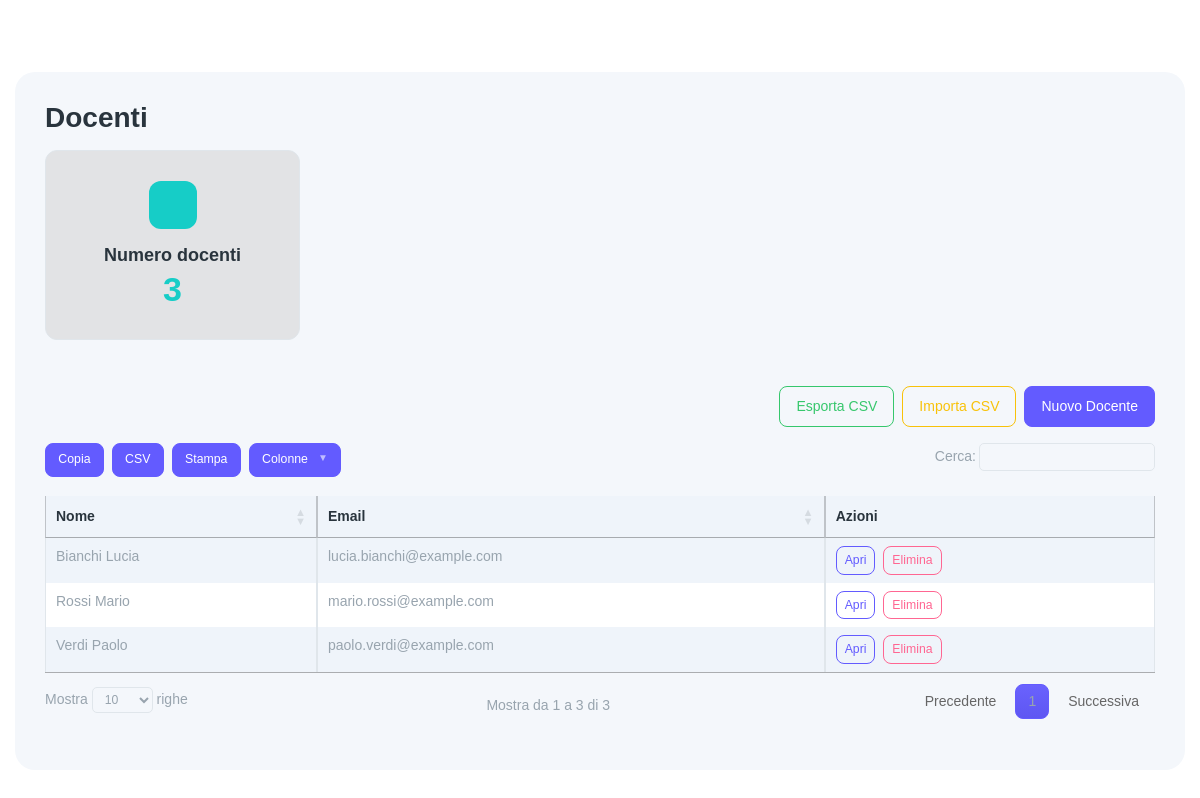
/customers (signed in), run on the app's committed database.
### tables this page shows
CREATE TABLE `customers` (
  `id` int(11) NOT NULL,
  `first_name` varchar(100) NOT NULL,
  `last_name` varchar(100) NOT NULL,
  `email` varchar(190) NOT NULL,
  `notes` text DEFAULT NULL,
  `created_at` timestamp NOT NULL DEFAULT current_timestamp(),
  `updated_at` timestamp NULL DEFAULT NULL ON UPDATE current_timestamp(),
  `pc_assigned_count` int(11) NOT NULL DEFAULT 0,
  `pc_requested_count` int(11) NOT NULL DEFAULT 0
);

### app/core/Helpers.php (called while the page is built, shortened)
<?php
class Helpers {
  public static function url($path = '') {
    $scriptDir = str_replace('\\', '/', dirname($_SERVER['SCRIPT_NAME']));
    $base = $scriptDir === '/' ? '' : $scriptDir;
    return $base . '/' . ltrim($path, '/');
  }
  public static function view($template, $data = []) { extract($data); require __DIR__ . '/../views/layout.php'; }
}

### app/controllers/CustomerController.php (called while the page is built, shortened)
<?php
class CustomerController {
  public function index() {
    $customers = (new Customer())->all();
    $pdo = \App\Core\DB::conn();
    $stmt = $pdo->prepare('SELECT metric, value FROM view_cards WHERE scope=?');
    $stmt->execute(['customers']);
    $rows = $stmt->fetchAll();
    $m = [];
    foreach ($rows as $r) { $m[$r['metric']] = (int)$r['value']; }
    $summary = ['docenti'=>$m['docenti'] ?? 0];
    Helpers::view('customers/index', ['title'=>'Docenti','customers'=>$customers,'summary'=>$summary]);
  }
}

### public/index.php (called while the page is built, shortened)
<?php
spl_autoload_register(function($class){
  $prefix = 'App\\';
  $path = __DIR__ . '/../app/' . str_replace('\\', '/', substr($class, strlen($prefix))) . '.php';
});
$router = new Router();
$router->get('/login', [AuthController::class,'loginForm']);
$router->post('/login', [AuthController::class,'login']);
$router->get('/logout', [AuthController::class,'logout']);
$router->get('/', function(){
  if (!Auth::check()) { Helpers::redirect('/login'); }
  $pdo = DB::conn();
  $stmt = $pdo->prepare('SELECT metric, value FROM view_cards WHERE scope=?');
  $stmt->execute(['dashboard']);
  $rows = $stmt->fetchAll();
  if (!$rows) {
    ViewCardService::refreshDashboard();
    $stmt->execute(['dashboard']);
    $rows = $stmt->fetchAll();
  }
  $counts = [];
  foreach ($rows as $r) { $counts[$r['metric']] = (int)$r['value']; }
  Helpers::view('dashboard', ['title'=>'Dashboard','counts'=>$counts]);
});
$router->get('/admin/migrate', function(){
  if (!Auth::isAdmin()) { http_response_code(403); echo '403'; return; }
  $pdo = DB::conn();
  $dir = dirname(__DIR__) . DIRECTORY_SEPARATOR . 'database' . DIRECTORY_SEPARATOR . 'migrations';
  $files = [];
  foreach (glob($dir . DIRECTORY_SEPARATOR . '*.sql') as $f) { $files[] = $f; }
  sort($files);
  foreach ($files as $file) {
    $sql = file_get_contents($file);
    $chunks = array_filter(array_map('trim', preg_split('/;\\s*/', $sql)));
    foreach ($chunks as $chunk) {
      if ($chunk === '') continue;
      try { $pdo->exec($chunk); } catch (\Throwable $e) {}
    }
  }
  \App\Core\Helpers::addFlash('success', 'Migrazioni eseguite');
  ViewCardService::refreshAll();
  \App\Core\Helpers::redirect('/');
});
$router->get('/customers', [CustomerController::class,'index']);
$router->get('/customers/export', [CustomerController::class,'export']);
$router->post('/customers/import', [CustomerController::class,'import']);
$router->get('/customers/create', [CustomerController::class,'createForm']);
$router->post('/customers', [CustomerController::class,'store']);
$router->get('/customers/{id}', [CustomerController::class,'show']);
$router->get('/customers/{id}/edit', [CustomerController::class,'editForm']);
$router->post('/customers/{id}/update', [CustomerController::class,'update']);
$router->post('/customers/{id}/delete', [CustomerController::class,'delete']);
$router->get('/students', [StudentController::class,'index']);
$router->get('/students/export', [StudentController::class,'export']);
$router->post('/students/import', [StudentController::class,'import']);
$router->get('/students/create', [StudentController::class,'createForm']);
$router->post('/students', [StudentController::class,'store']);
$router->get('/students/{id}/edit', [StudentController::class,'editForm']);
$router->post('/students/{id}/update', [StudentController::class,'update']);
$router->post('/students/{id}/delete', [StudentController::class,'delete']);
$router->get('/work-groups', [WorkGroupController::class,'index']);
$router->get('/work-groups/create', [WorkGroupController::class,'createForm']);
$router->post('/work-groups', [WorkGroupController::class,'store']);
$router->get('/work-groups/{id}', [WorkGroupController::class,'show']);
$router->get('/work-groups/{id}/edit', [WorkGroupController::class,'editForm']);
$router->post('/work-groups/{id}/update', [WorkGroupController::class,'update']);
$router->post('/work-groups/{id}/add-member', [WorkGroupController::class,'addMember']);
$router->post('/work-groups/{id}/remove-member', [WorkGroupController::class,'removeMember']);
$router->get('/work-groups/export', [WorkGroupController::class,'export']);
$router->post('/work-groups/import', [WorkGroupController::class,'import']);
$router->post('/work-groups/{id}/delete', [WorkGroupController::class,'delete']);
$router->get('/logs', [LogsController::class,'index']);
$router->post('/logs/clear-access', [LogsController::class,'clearAccess']);
$router->post('/logs/clear-actions', [LogsController::class,'clearActions']);
$router->get('/libri', [LibroController::class,'index']);
$router->get('/libri/create', [LibroController::class,'createForm']);
$router->post('/libri', [LibroController::class,'store']);
$router->get('/libri/{id}/edit', [LibroController::class,'editForm']);
$router->post('/libri/{id}/update', [LibroController::class,'update']);
$router->post('/libri/{id}/delete', [LibroController::class,'delete']);
$router->get('/libri/qr/{code}', [LibroController::class,'showPublicFromQrCode']);
$router->get('/api/view-cards', function(){
  if (!Auth::check()) { http_response_code(401); echo json_encode(['error'=>'unauthorized']); return; }
  header('Content-Type: application/json');
  $scope = $_GET['scope'] ?? '';
  $scope = is_string($scope) ? trim($scope) : '';
  if ($scope === '') { echo json_encode(['error'=>'scope_required']); return; }
  $pdo = DB::conn();
  $stmt = $pdo->prepare('SELECT metric, value FROM view_cards WHERE scope=?');
  $stmt->execute([$scope]);
  $rows = $stmt->fetchAll();
  if (!$rows) {
    try {
      switch ($scope) {
        case 'dashboard': ViewCardService::refreshDashboard(); break;
        case 'customers': ViewCardService::refreshCustomers(); break;
        case 'students': ViewCardService::refreshStudents(); break;
        case 'groups': ViewCardService::refreshGroups(); break;
        case 'libri': ViewCardService::refreshLibri(); break;
        case 'payments': ViewCardService::refreshPayments(); break;
        case 'software': ViewCardService::refreshSoftware(); break;
      }
      $stmt->execute([$scope]);
      $rows = $stmt->fetchAll();
    } catch (\Throwable $e) {}
  }
  $out = [];
  foreach ($rows as $r) { $out[$r['metric']] = (int)$r['value']; }
  echo json_encode(['scope'=>$scope,'metrics'=>$out]);
});
$router->dispatch();

### app/core/DB.php (called while the page is built, shortened)
<?php
class DB {
  private static $pdo;
  public static function conn() {
    if (!self::$pdo) {
      $config = require __DIR__ . '/../config.php';
      $host = $config['db']['host'];
      $port = $config['db']['port'];
      $name = $config['db']['name'];
      $charset = $config['db']['charset'];
      $dsn = "mysql:host={$host};port={$port};dbname={$name};charset={$charset}";
      $user = $config['db']['user'];
      $pass = $config['db']['pass'];
      self::$pdo = new PDO($dsn, $user, $pass, [
        PDO::ATTR_ERRMODE => PDO::ERRMODE_EXCEPTION,
        PDO::ATTR_DEFAULT_FETCH_MODE => PDO::FETCH_ASSOC,
      ]);
    }
    return self::$pdo;
  }
}

### app/models/Model.php (called while the page is built, shortened)
<?php
class Model {
  public function __construct() { $this->pdo = DB::conn(); }
}

### app/models/Customer.php (called while the page is built, shortened)
<?php
class Customer extends Model {
  public function all() {
    $sql = 'SELECT c.*,
      COALESCE(l.laptops_count,0) AS laptops_count,
      COALESCE(pt.pcs_paid_total,0) AS pcs_paid_total
      FROM customers c
      LEFT JOIN (
        SELECT customer_id, COUNT(*) AS laptops_count
        FROM laptops
        GROUP BY customer_id
      ) l ON l.customer_id = c.id
      LEFT JOIN (
        SELECT customer_id, COALESCE(SUM(pcs_paid_count),0) AS pcs_paid_total
        FROM payment_transfers
        WHERE status = \'verified\'
        GROUP BY customer_id
      ) pt ON pt.customer_id = c.id
      ORDER BY c.last_name, c.first_name';
    $st = $this->pdo->query($sql);
    return $st->fetchAll();
  }
}

### app/core/Auth.php (called while the page is built, shortened)
<?php
class Auth {
  public static function user() { return $_SESSION['user'] ?? null; }
  public static function isAdmin() { $u = self::user(); return $u && $u['role'] === 'admin'; }
}

### app/views/customers/index.php (the view, shortened to what this page needs)
<h3 class="mb-3">Docenti</h3>
<div class="row mb-3">
  <div class="col-md-3">
    <div class="card bg-secondary-subtle">
      <div class="card-body">
        <div class="d-flex align-items-center justify-content-center round-48 rounded text-bg-secondary flex-shrink-0 mb-3 mx-auto">
        </div>
        <h5 class="card-title fw-semibold text-center mb-1">Numero docenti</h5>
        <h2 class="card-text text-secondary text-center metric-value" data-metric="docenti"><?php echo (int)($summary['docenti'] ?? 0); ?></h2>
      </div>
    </div>
  </div>
  <div class="col-md-3">
  </div>
  <div class="col-md-3">
  </div>
  <div class="col-md-3">
  </div>
</div>
<div class="d-flex justify-content-end mb-3 gap-2">
  <a class="btn btn-outline-success export-csv" data-count="<?php echo count($customers); ?>" href="<?php echo \App\Core\Helpers::url('/customers/export'); ?>">Esporta CSV</a>
  <button type="button" class="btn btn-outline-warning" data-bs-toggle="modal" data-bs-target="#importModal">Importa CSV</button>
  <a class="btn btn-primary" href="<?php echo \App\Core\Helpers::url('/customers/create'); ?>">Nuovo Docente</a>
</div>
<div class="table-responsive">
  <table id="customersTable" class="table table-striped table-bordered text-nowrap">
    <thead class="table-light"><tr><th>Nome</th><th>Email</th><th>Azioni</th></tr></thead>
    <tbody>
    <?php foreach ($customers as $c) { ?>
      <tr>
        <td><?php echo htmlspecialchars($c['last_name'].' '.$c['first_name']); ?></td>
        <td><?php echo htmlspecialchars($c['email']); ?></td>
        <td>
          <a class="btn btn-sm btn-outline-primary" href="<?php echo \App\Core\Helpers::url('/customers/'.$c['id']); ?>">Apri</a>
          <?php if (\App\Core\Auth::isAdmin()) { ?>
          <button type="button" class="btn btn-sm btn-outline-danger ms-1" data-bs-toggle="modal" data-bs-target="#deleteCustomerModal" data-id="<?php echo $c['id']; ?>" data-name="<?php echo htmlspecialchars($c['last_name'].' '.$c['first_name']); ?>">Elimina</button>
          <?php } ?>
        </td>
      </tr>
    <?php } ?>
    </tbody>
  </table>
</div>

### public/assets/css/app.css (style rules this page uses)
.card.bg-secondary-subtle { background-color: #e2e3e5 !important; }
.card { background-color: #ffffff; color: #212529; }

### data on the page
customers: last_name+first_name "Bianchi Lucia", email "lucia.bianchi@example.com"
customers: last_name+first_name "Rossi Mario", email "mario.rossi@example.com"
customers: last_name+first_name "Verdi Paolo", email "paolo.verdi@example.com"

### other printed values
$summary['docenti'] "3"
